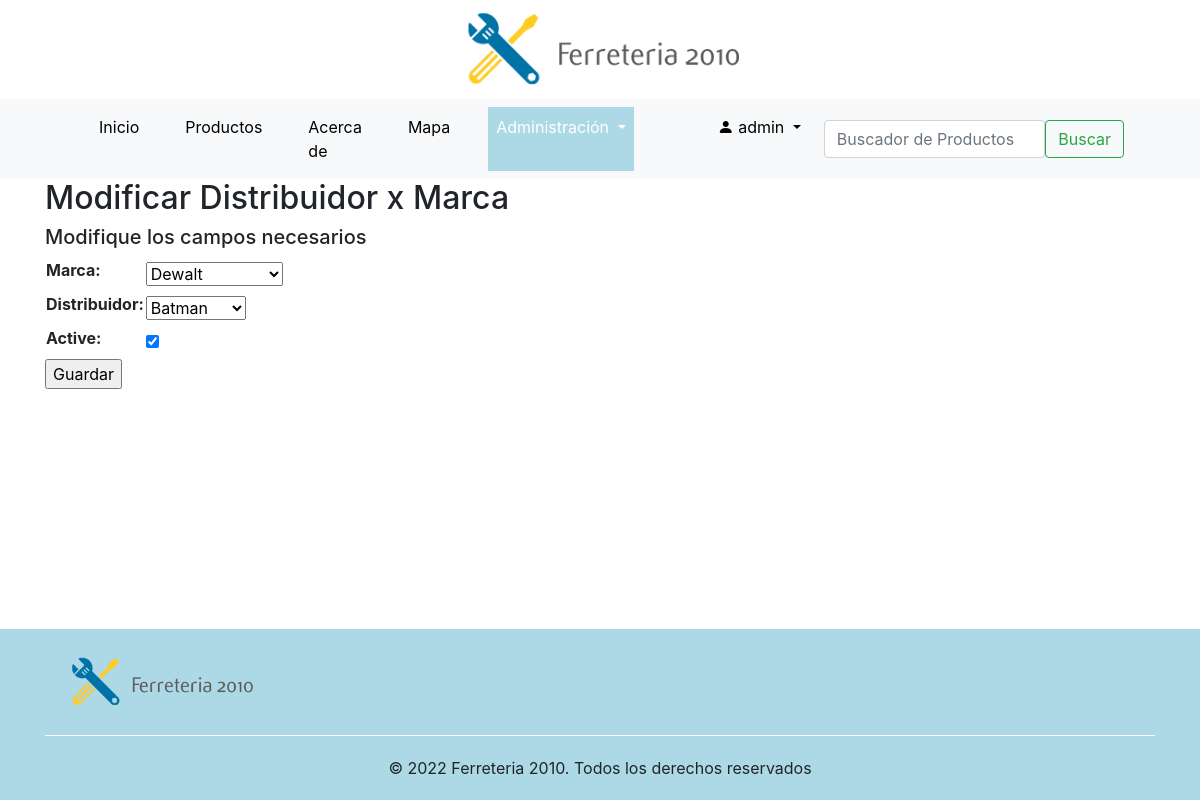
The app's page /dist-marca/update/1 (signed in) with its own data.
### dist_marca/models.py (models this page shows, shortened)
class Distribuidores_marcas(models.Model):
    marca = models.ForeignKey(Marcas, on_delete=models.CASCADE, related_name='nombre_marca')
    distribuidor = models.ForeignKey(Distribuidores, on_delete=models.CASCADE, related_name='nombre')
    active = models.BooleanField(default=True)
    class Meta:
        verbose_name = 'Distribuidores x marca'
        verbose_name_plural = 'Distribuidores x marcas'

### dist_marca/views.py (the view)
# urls.py: path('update/<pk>', update_distribuidor_marca, name='update_distribuidor_marca'),
def update_distribuidor_marca(request, pk):
    grupo = usuario_logueado(request)
    if request.user.is_authenticated:
        dist_marca = Distribuidores_marcas.objects.get(id = pk)
        form = Distribuidores_marcas_form(request.POST or None, instance= dist_marca)
        if form.is_valid():
            form.save()
            context = {'form':form, 'grupo':grupo}
            return HttpResponseRedirect('/dist_marca/dist-marca')
        else:
            f_error = form.errors
            if f_error.__len__() == 0:
                context = {'form':form, 'grupo':grupo}
            else:
                for key in f_error:
                    error = f_error[key]
                context = {'errors':error, 'form':form, 'grupo':grupo}
        return render(request, 'dist_marca/update_dist_marca.html', context=context)
    else:
        return redirect('index')

### dist_marca/forms.py
class Distribuidores_marcas_form(forms.ModelForm):
    class Meta:
        model = Distribuidores_marcas
        fields = '__all__'

### distribuidores/models.py (called while the page is built)
    def __str__(self):
        return self.razon_social

### django_base/functions.py (called while the page is built)
def usuario_logueado(request):
    if request.user.is_authenticated:
        username  = request.user.username
        id_usuario = User.objects.filter(username__icontains = username).values('id')
        lista_grupo = list(Group.objects.filter(user__in = id_usuario).values_list('name', flat=True))
        for grupo in lista_grupo:
            if grupo == 'Ferreteria':
                return True
            else:
                return False
    else:
        return False

### marcas/models.py (called while the page is built)
    def __str__(self):
        return self.nombre

### templates/dist_marca/update_dist_marca.html (shortened to what this page needs)
{% extends 'base.html' %}
{% load static %}
{% block nav_administracion_activo %}active{% endblock %}
{% block contenido %}
{% if form %}
    <h2>Modificar Distribuidor x Marca</h2>
    <h5>Modifique los campos necesarios</h5>
    <form action="" method="POST" enctype="multipart/form-data">
        <table>
            {{form.as_table}}
        </table>
        <input type="submit", value="Guardar">
    </form>
{% endif %}
{% endblock %}

### templates/base.html (shortened to what this page needs)
<!DOCTYPE html>
<html lang="en">
<head>
    {% load static %}
    <link rel="stylesheet" href="https://cdn.jsdelivr.net/npm/bootstrap@4.6.1/dist/css/bootstrap.min.css">
    <link rel="stylesheet" href="https://cdn.jsdelivr.net/npm/bootstrap-icons@1.8.3/font/bootstrap-icons.css">
    <link rel="stylesheet" href="{% static 'assets/css/custom.css' %}">
  </head>
<body>
  <div class="logo"><a href="\" style="cursor: auto;"><img src="{% static 'assets/images/logo.png' %}" alt="Ferreteria 2010" width="300px"></a></div>
  <header style="background-color:#f8f9fa">
    <div class="container" >
        <nav class="navbar navbar-expand-lg bg-light">
            <div class="container-fluid">
              <div class="collapse navbar-collapse" id="navbarSupportedContent">
                <ul class="navbar-nav me-auto mb-2 mb-lg-0">
                  <li class="nav-item {% block nav_inicio_activo %}{% endblock %}">
                    <a class="nav-link" aria-current="page" href="\">Inicio</a>
                  </li>
                  <li class="nav-item {% block nav_productos_activo %}{% endblock %}">
                    <a class="nav-link" href="/productos/">Productos</a>
                  </li>
                  <li class="nav-item {% block nav_about_activo %}{% endblock %}">
                    <a class="nav-link" aria-current="page" href="/about">Acerca de</a>
                  </li>
                  <li class="nav-item {% block nav_map_activo %}{% endblock %}">
                    <a class="nav-link" aria-current="page" href="/map">Mapa</a>
                  </li>
                  {% if grupo == True %}
                  <li class="nav-item dropdown {% block nav_administracion_activo %}{% endblock %}">
                    <a class="nav-link dropdown-toggle" href="#" id="navbarDropdown" role="button" data-bs-toggle="dropdown" aria-expanded="false">
                      Administración
                    </a>
                  </li>
                  {% endif %}
                  {% if request.user.is_authenticated %}
                  <li class="nav-item {% block nav_usuario %}{% endblock %}">
                    <a class="nav-link" href="/accounts/profile/"></a>
                  </li>
                  <li class="nav-item dropdown {% block nav_usuario_activo %}{% endblock %}">
                    <a class="nav-link dropdown-toggle" href="#" id="navbarDropdown" role="button" data-bs-toggle="dropdown" aria-expanded="false">
                       <i class="bi bi-person-fill"></i> {{request.user.username}}
                    </a>
                  </li>
                  {% else %}
                  <li class="nav-item {% block nav_login_activo %}{% endblock %}">
                    <a class="nav-link" href="/accounts/login/">Iniciar Sesión</a>
                  </li>
                  {% endif %}
                </ul>
              </div>
              <div>
                <form class="d-flex" role="search" action = "/productos/search-product/" method="GET">
                  <input class="form-control me-2" type="text" placeholder="Buscador de Productos" aria-label="Search"  name = 'search'>
                  <button class="btn btn-outline-success" type="submit">Buscar</button>
                </form>
              </div>
            </div>
        </nav>
    </div>
  </header>
  <div class="container" style="overflow: hidden; min-height: 400px;">
    {% block contenido %}
    {% endblock %}
  </div>
  <footer class="footer">
    <div class="container">
      <div class="row align-items-start" style="margin: 20px 0px;">
        <div class="col">
          <img src="{% static 'assets/images/logo.png' %}" alt="Ferreteria 2010" width="200px">
        </div>
      </div>
      <div style="text-align: center; padding: 20px 0px; border-top: 1px solid #fff;">
        © 2022  Ferreteria 2010. Todos los derechos reservados
      </div>
    </div>
  </footer>
</body>
</html>

### productos/static/assets/css/custom.css (style rules this page uses)
.logo { width: 100%; text-align: center; }
.navbar-nav .active { background-color:lightblue; }
.navbar-nav li { margin: 0px 15px }
.navbar-nav a { color: #000; }
.navbar-nav .active a { color: #fff; }
.footer { background-color:lightblue; overflow: hidden; margin-top: 50px; }
.row { margin: 40px 10px; }

### records on screen
Distribuidores_marcas: marca "Dewalt", distribuidor "Batman", active "☑"

### other values on screen
{{ request.user.username }} "admin"
